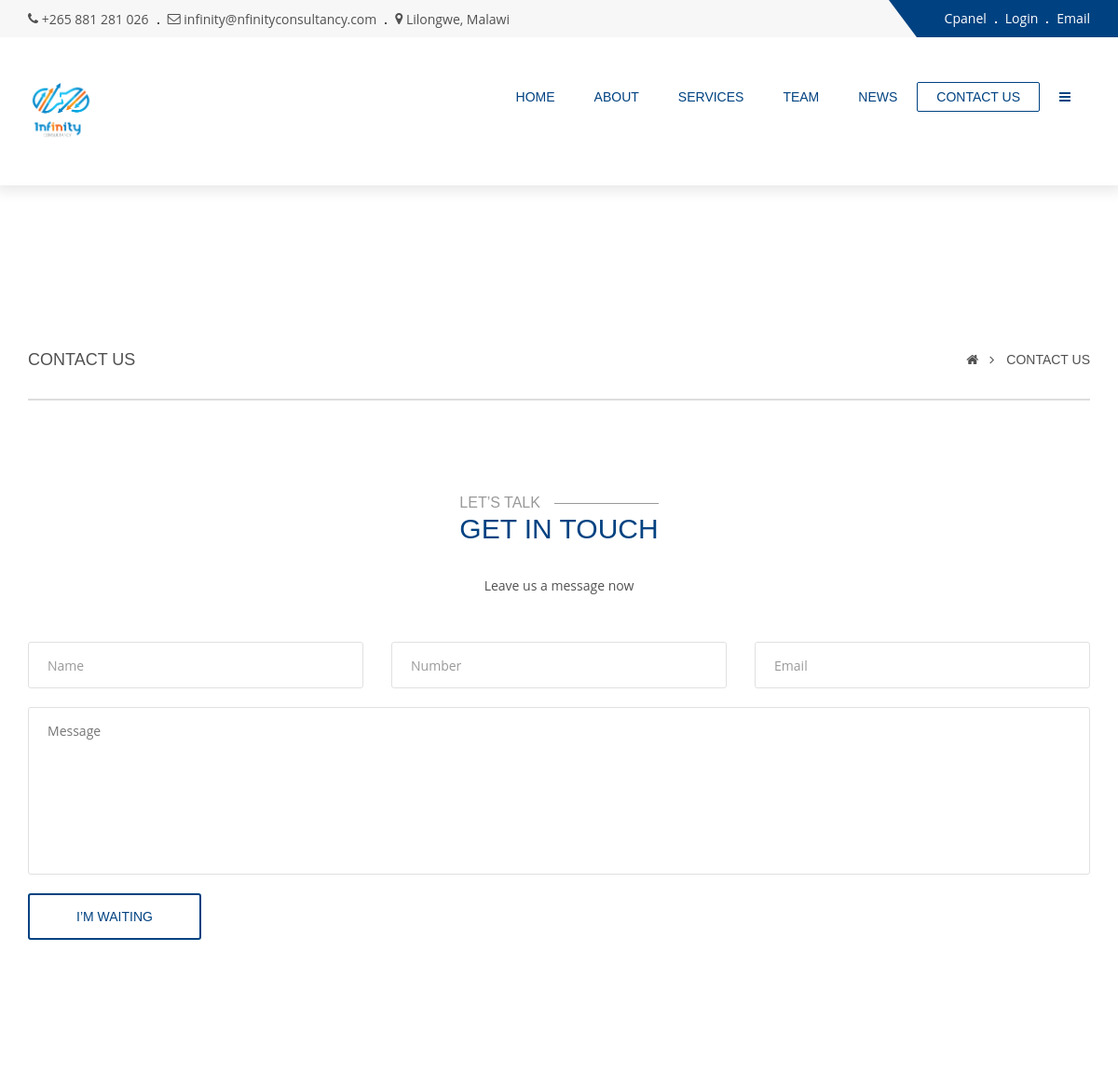
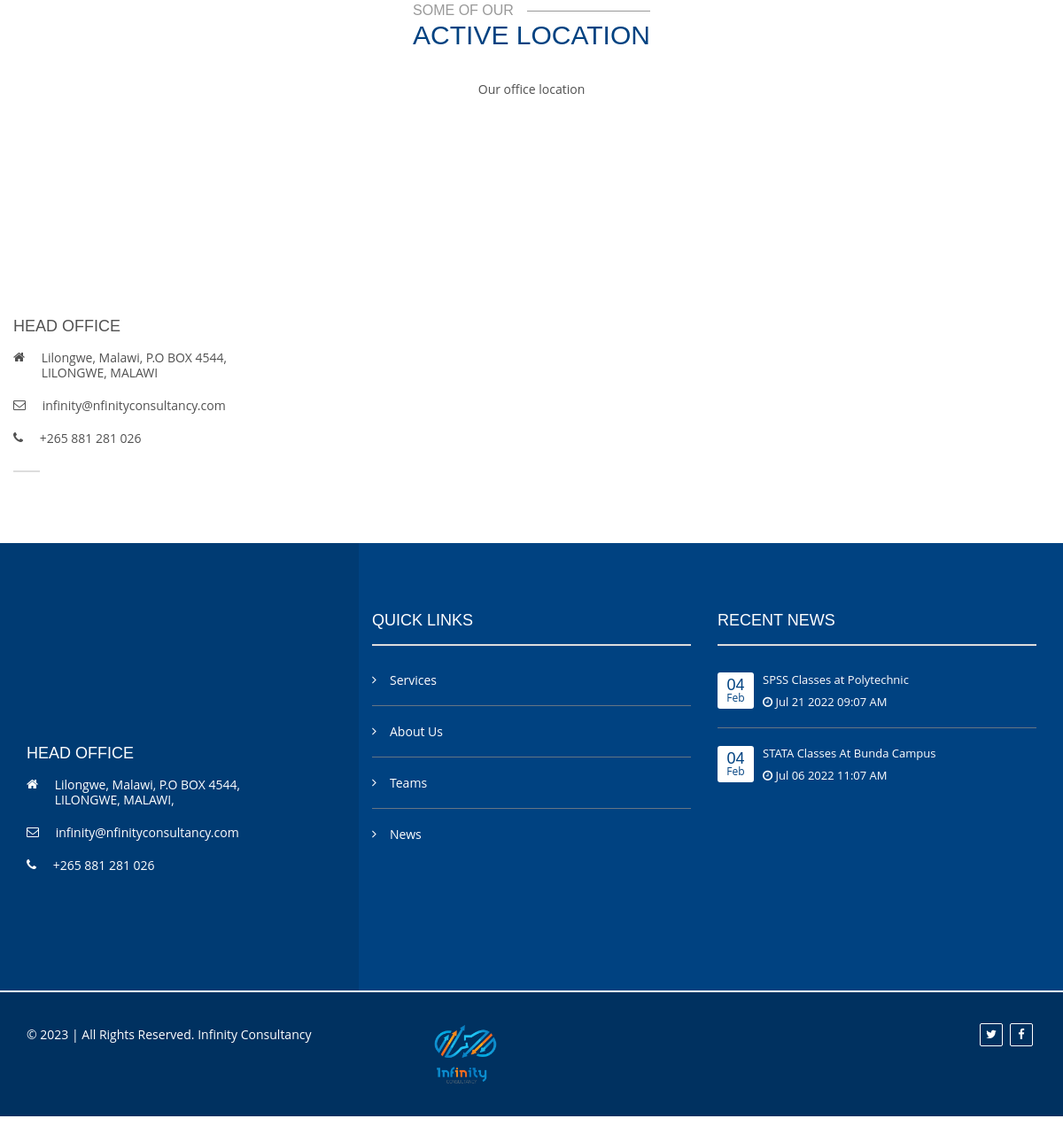
The app's page /index.php/contactus with its own data (2 pictures, top to bottom).
### tables this page shows
CREATE TABLE `company` (
  `shortname` varchar(200) NOT NULL,
  `fullname` text NOT NULL,
  `background` text NOT NULL,
  `mission` text NOT NULL,
  `vision` text NOT NULL,
  `core_values` text NOT NULL,
  `address` text NOT NULL,
  `cell` text NOT NULL,
  `email` text NOT NULL,
  `logo` text NOT NULL,
  `location` text NOT NULL,
  `facebook_link` text NOT NULL,
  `twitter_link` text NOT NULL
);

CREATE TABLE `news` (
  `slug` varchar(500) NOT NULL,
  `title` varchar(400) NOT NULL,
  `content` text NOT NULL,
  `datetime` timestamp NOT NULL DEFAULT current_timestamp() ON UPDATE current_timestamp(),
  `picture` text NOT NULL,
  `location` text NOT NULL,
  `status` tinyint(1) NOT NULL DEFAULT 1,
  `date` date NOT NULL
);

### application/controllers/ContactUs.php (called while the page is built, shortened)
<?php
class ContactUs extends CI_Controller {
    function __construct(){
        $this->load->helper('url');
        $this->load->model('home_model');
        $this->load->library('session');
        $this->load->model('data_model');
    }
    public function index()
    {
        $data['company_details']=($this->home_model->company_data()[0]);
        $data["clients"]=$this->data_model->readData("clients");
        $data["teams"]=$this->data_model->readData("team");
        $data["services"]=$this->data_model->readData("service");
        $data["location"]="contactus";
        $data["news"]=$this->data_model->readData("news");
        $this->load->view('pages/header',$data);
        $this->load->view('pages/contactus');
        $this->load->view('pages/footer');
    }
}

### index.php (called while the page is built, shortened)
<?php
require_once BASEPATH.'core/CodeIgniter.php';

### application/models/Home_model.php (called while the page is built, shortened)
<?php
class Home_model extends CI_Model {
	private $table="company";
	public function company_data(){
		$this->db->select("*");
		$this->db->from($this->table);
		return $this->db->get()->result();
	}
}
?>

### application/models/Data_model.php (called while the page is built, shortened)
<?php
class Data_model extends CI_Model {
	public function readData($table_name){
		$this->db->select("*");
		$this->db->from($table_name);
		$this->db->order_by("date", "DESC");
		$this->db->where("status", true);
		return $this->db->get()->result();
	}
}
?>

### application/views/pages/contactus.php (the view, shortened to what this page needs)
<div id="tg-innerbanner" class="tg-innerbanner tg-haslayout">
	<div class="tg-parallaximg" data-appear-top-offset="600" data-parallax="scroll" data-image-src="images/parallax/bgparallax-03.jpg"></div>
	<div class="container">
		<div class="row">
			<div class="col-sm-12">
				<div class="tg-innerbannercontent">
					<div class="tg-pagetitle">
						<h1>contact us</h1>
					</div>
					<ol class="tg-breadcrumb">
						<li><a href="#"><i class="fa fa-home"></i></a></li>
						<li class="tg-active">contact us</li>
					</ol>
				</div>
			</div>
		</div>
	</div>
</div>
<main id="tg-main" class="tg-main tg-haslayout">
	<section class="tg-main-section tg-haslayout">
		<div class="container">
			<div class="row">
				<div class="col-lg-offset-2 col-lg-8 col-md-offset-1 col-md-10 col-sm-offset-0 col-sm-12 col-xs-12">
					<div class="tg-sectionhead">
						<div class="tg-sectiontitle">
							<h2>let’s talk</h2>
							<h3>Get in Touch</h3>
						</div>
						<div class="tg-description">
							<p>Leave us a message now</p>
						</div>
					</div>
				</div>
				<form class="tg-themeform">
					<fieldset>
						<div class="col-sm-4">
							<div class="form-group">
								<input type="text" class="form-control" name="name" placeholder="Name">
							</div>
						</div>
						<div class="col-sm-4">
							<div class="form-group">
								<input type="text" class="form-control" name="number" placeholder="Number">
							</div>
						</div>
						<div class="col-sm-4">
							<div class="form-group">
								<input type="email" class="form-control" name="email" placeholder="Email">
							</div>
						</div>
						<div class="col-sm-12 col-xs-12">
							<div class="form-group">
								<textarea placeholder="Message"></textarea>
							</div>
						</div>
						<div class="col-sm-12 col-xs-12">
							<button type="button" class="tg-btn"><span>i’m waiting</span></button>
						</div>
					</fieldset>
				</form>
			</div>
		</div>
	</section>
	<section class="tg-main-section tg-haslayout">
		<div class="container">
			<div class="row">
				<div class="col-lg-offset-2 col-lg-8 col-md-offset-1 col-md-10 col-sm-offset-0 col-sm-12 col-xs-12">
					<div class="tg-sectionhead">
						<div class="tg-sectiontitle">
							<h2>some of our</h2>
							<h3>active Location</h3>
						</div>
						<div class="tg-description">
							<p>Our office location</p>
						</div>
					</div>
				</div>
				<div id="tg-addressslider" class="tg-addressslider">
					<div class="item">
						<div class="tg-addressbox">
							<div class="tg-map">
								<div id="tg-addressmapone" class="tg-addressmap"></div>
							</div>
							<div class="tg-addresscontent">
								<h4>HEAD OFFICE</h4>
								<ul class="tg-contactinfo">
									<li>
										<i class="fa fa-home"></i>
										<address>
                                                  <?php echo $company_details->location ?>,
                                                  <?php echo $company_details->address ?>
                                              </address>
									</li>
									<li>
										<i class="fa fa-envelope-o"></i>
										<span><a href="mailto:<?php echo $company_details->email ?>"><?php echo $company_details->email ?></a></span>
									</li>
									<li>
										<i class="fa fa-phone"></i>
                                              <span><a href="tel:<?php echo $company_details->cell ?>"><?php echo $company_details->cell ?></a></span>
									</li>
								</ul>
							</div>
						</div>
					</div>
			</div>
		</div>
	</section>

### application/views/pages/header.php (shortened to what this page needs)
<!doctype html>
	<html class="no-js" lang="">
<head>
    <link rel="stylesheet" href="<?php  echo base_url() ?>css/bootstrap.min.css">
    <link rel="stylesheet" href="<?php  echo base_url() ?>css/normalize.css">
    <link rel="stylesheet" href="<?php  echo base_url() ?>css/font-awesome.min.css">
    <link rel="stylesheet" href="<?php  echo base_url() ?>css/icomoon.css">
    <link rel="stylesheet" href="<?php  echo base_url() ?>css/transitions.css">
    <link rel="stylesheet" href="<?php  echo base_url() ?>css/owl.carousel.css">
    <link rel="stylesheet" href="<?php  echo base_url() ?>css/prettyPhoto.css">
    <link rel="stylesheet" href="<?php  echo base_url() ?>css/owl.theme.css">
    <link rel="stylesheet" href="<?php  echo base_url() ?>css/main.css">
    <link rel="stylesheet" href="<?php  echo base_url() ?>css/color.css">
    <link rel="stylesheet" href="<?php  echo base_url() ?>css/responsive.css">
</head>
<body class="tg-home tg-homeversion">
<div id="tg-wrapper" class="tg-wrapper tg-haslayout">
    <header id="tg-header" class="tg-header tg-haslayout">
        <div class="tg-topbar tg-bglight tg-haslayout">
            <div class="container">
                <div class="row">
                    <div class="col-sm-12 col-xs-12">
                        <ul class="tg-topcontactinfo">
                            <li>
                                <i class="fa fa-phone"></i>
                                <span><a href="tel:<?php echo $company_details->cell ?>"><?php echo $company_details->cell ?></a></span>
                            </li>
                            <li>
                                <i class="fa fa-envelope-o"></i>
                                <span><a href="mailto:<?php echo $company_details->email ?>"><?php echo $company_details->email ?></a></span>
                            </li>
                            <li>
                                <i class="fa fa-map-marker"></i>
                                <address><?php echo $company_details->location ?></address>
                            </li>
                        </ul>
                        <nav class="tg-addnav tg-themecolor">
                            <ul>
                                <li><a target="_blank" href="https://infinityconsultancy.co:2083/">Cpanel</a></li>
                                <li><a target="_blank" href="<?php echo base_url() ?>login">Login</a></li>
                                <li><a target="_blank" href="https://infinityconsultancy.co:2096/">Email</a></li>
                            </ul>
                        </nav>
                    </div>
                </div>
            </div>
        </div>
        <div class="tg-navigationarea">
            <div class="container">
                <div class="row">
                    <div class="col-xs-12">
                        <strong class="tg-logo">
                            <a href="<?php echo base_url() ?>"><img style="object-fit: cover; height: 70px;" src="images/<?php echo $company_details->logo  ?>" alt="<?php echo $company_details->shortname ?>"></a>
                        </strong>
                        <nav id="tg-nav" class="tg-nav">
                            <div id="tg-navigation" class="collapse navbar-collapse tg-navigation">
                                <ul>
                                    <li class="<?php if($location=="home"){ echo "tg-active";} ?> tg-hasdropdown">
                                        <a href="<?php  echo base_url() ?>">Home</a>
                                    </li>
                                    <li class="<?php if($location=="about_us"){ echo "tg-active";} ?> menu-item-has-mega-menu">
                                        <a href="<?php echo base_url()?>aboutus">About</a>
                                    </li>
                                    <li class="<?php if($location=="services"){ echo "tg-active";} ?> menu-item-has-mega-menu">
                                        <a href="<?php echo base_url()?>services">Services</a>
                                    </li>
                                    <li class="<?php if($location=="team"){ echo "tg-active";} ?> menu-item-has-mega-menu">
                                        <a href="<?php echo base_url()?>team">team</a>
                                    </li>
                                    <li class="<?php if($location=="news"){ echo "tg-active";} ?> menu-item-has-mega-menu">
                                        <a href="<?php echo base_url()?>news">news</a>
                                    </li>
                                    <li class="<?php if($location=="contactus"){ echo "tg-active";} ?> menu-item-has-mega-menu">
                                        <a href="<?php echo base_url()?>contactus">Contact Us</a>
                                    </li>
                                    <li class="<?php if($location=="about_us"){ echo "tg-active";} ?> menu-item-has-mega-menu">
                                        <a href="<?php echo base_url()?>contactus"><i class="fa fa-navicon"></i><i>Contact Us</i></a>
                                    </li>
                                </ul>
                            </div>
                        </nav>
                    </div>
                </div>
            </div>
        </div>
    </header>

### application/views/pages/footer.php (shortened to what this page needs)
<footer id="tg-footer" class="tg-footer tg-haslayout">
    <div class="tg-footermiddlearea">
        <div class="container">
            <div class="row">
                <div class="tg-footerwidgets">
                    <div class="col-md-4 col-sm-6 col-xs-6">
                        <div class="tg-widget tg-widgetinfo">
                            <div id="tg-footerlocation-map" class="tg-footerlocation-map"></div>
                            <h4>Head office</h4>
                            <ul class="tg-contactinfo">
                                <li>
                                    <i class="fa fa-home"></i>
                                    <address>
                                        <?php echo $company_details->location ?>,
                                        <?php echo $company_details->address ?>,
                                    </address>
                                </li>
                                <li>
                                    <i class="fa fa-envelope-o"></i>
                                    <span><a href="mailto:<?php echo $company_details->email ?>"><?php echo $company_details->email ?></a></span>
                                </li>
                                <li>
                                    <i class="fa fa-phone"></i>
                                    <span><a href="tel:<?php echo $company_details->cell ?>"><?php echo $company_details->cell ?></a></span>
                                </li>
                            </ul>
                        </div>
                    </div>
                    <div class="col-md-4 col-sm-6 col-xs-6">
                        <div class="tg-widget tg-widgetusefulllinks">
                            <div class="tg-widgettitle"><h3>Quick Links</h3></div>
                            <ul>
                                  <li><a href="services">Services</a></li>
                                  <li><a href="aboutus">About Us</a></li>
                                  <li><a href="team">Teams</a></li>
                                  <li><a href="news">News</a></li>
                            </ul>
                        </div>
                    </div>
                    <div class="col-md-4 col-sm-6 col-xs-6">
                        <div class="tg-widget tg-widgetrecentnews">
                            <div class="tg-widgettitle"><h3>Recent News</h3></div>
                            <ul>
                                <?php foreach (array_slice($news,0,3) as $article): ?>
                                <li>
                                    <time datetime=""><a href="#"><span>04</span> Feb</a></time>
                                    <div class="tg-posdata">
                                        <h4><a href="<?php echo base_url() ?>news/<?php echo $article->slug ?>"><?php echo $article->title ?></a></h4>
                                        <ul class="tg-postmetadata">
                                            <li>
                                                <a href="#">
                                                    <i class="fa fa-clock-o"></i>
                                                    <span><?php echo date_format(date_create($article->datetime), "M d Y H:m A") ?></span>
                                                </a>
                                            </li>
                                        </ul>
                                    </div>
                                </li>
                                <?php endforeach;  ?>
                            </ul>
                        </div>
                    </div>
                </div>
            </div>
        </div>
    </div>
    <div class="tg-footerbottombar">
        <div class="container">
            <div class="row">
                <div class="col-sm-12 col-xs-12">
                    <span class="tg-copyright">&copy; <?php echo date("Y") ?> | All Rights Reserved. <?php echo ucwords(strtolower($company_details->shortname)) ?></span>
                    <ul class="tg-socialicons">
                        <li><a href="#"><i class="fa fa-twitter"></i></a></li>
                        <li><a href="#"><i class="fa fa-facebook-f"></i></a></li>
                    </ul>
                    <strong class="tg-logo"><a href="#"><img style="object-fit: cover; height: 80px;"  src="<?php echo base_url() ?>images/<?php echo $company_details->logo ?>"></a></strong>
                </div>
            </div>
        </div>
    </div>
</footer>
</div>
</body>
</html>

### records on screen
company: cell "+265 881 281 026", email "infinity@nfinityconsultancy.com", location "Lilongwe, Malawi", logo (picture), address "P.O BOX 4544, LILONGWE, MALAWI", shortname "Infinity Consultancy"
news: title "SPSS Classes at Polytechnic", datetime "Jul 21 2022 09:07 AM"
news: title "STATA Classes At Bunda Campus", datetime "Jul 06 2022 11:07 AM"
